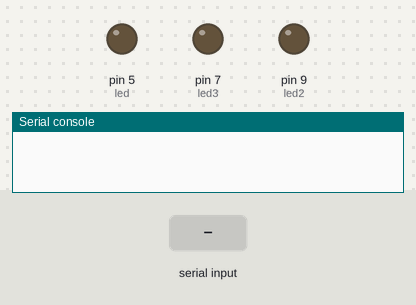
Recording of a program running on a simulated MicroPython board. Parts: output pins drawn as LEDs (lit = HIGH), the last lines printed to the serial console. The inputs (shaded band) are chosen by the test bench.

Above: at 1.2 s.
1.3 s: "1" typed at the serial console, then Enter
At 2.3 s:
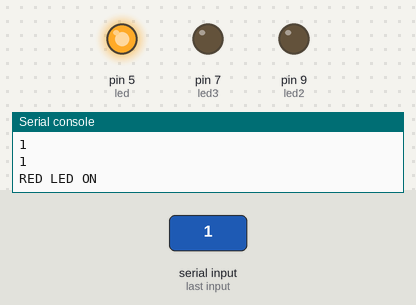
2.8 s: "2" typed at the serial console, then Enter
At 3.4 s:
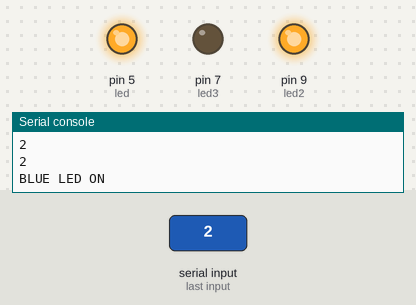
4.3 s: "3" typed at the serial console, then Enter
At 6.1 s:
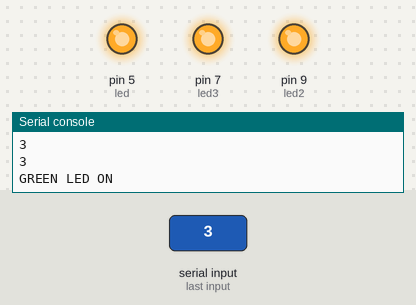
Timing chart, 0 to 7.6 s (numbered marks = the images above; inputs shaded):
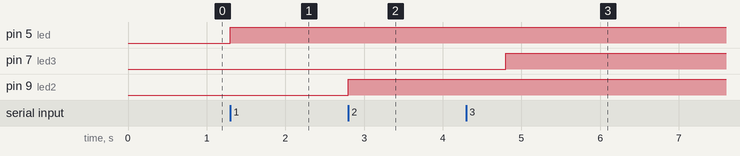

Measured:
- after the input at 1.3 s, pin 5 (led): LOW → HIGH at once
- after the input at 2.8 s, pin 9 (led2): LOW → HIGH at once
- after the input at 4.3 s, pin 7 (led3): LOW → HIGH after 0.50 s

The program:

wokwi.py
```python
from time import sleep
from machine import Pin

led=Pin(5,Pin.OUT)
led2=Pin(9,Pin.OUT)
led3=Pin(7,Pin.OUT)
while True:
    n= input()
    print(n)

    if n =='1':
        print('RED LED ON')
        led.value(1)
        sleep(1)
    if n == '2':
        print('BLUE LED ON')
        led2.value(2)
        sleep(2)
    if n =='3':
        print('GREEN LED ON')
        led3.value(3)
        sleep(3)
    if n == '0':
        print('LED OFF')
        led.value(0)
        led2.value(0)
        led3.value(0)

        
```
